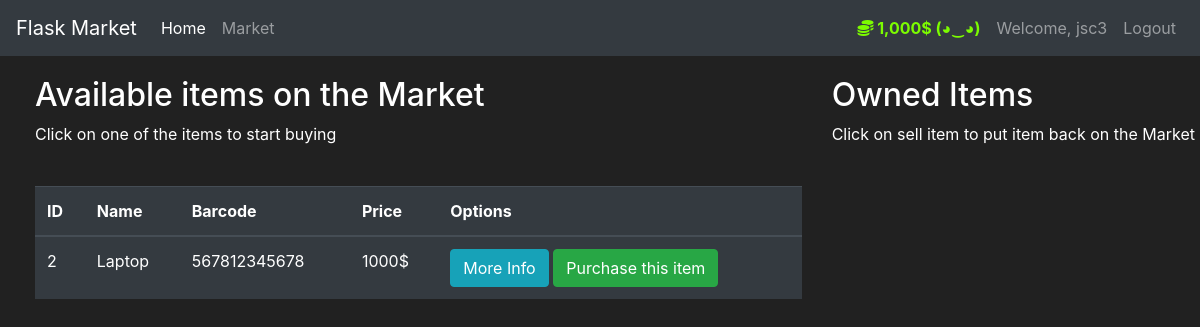
/market (signed in), run on an earlier commit of the app's database.
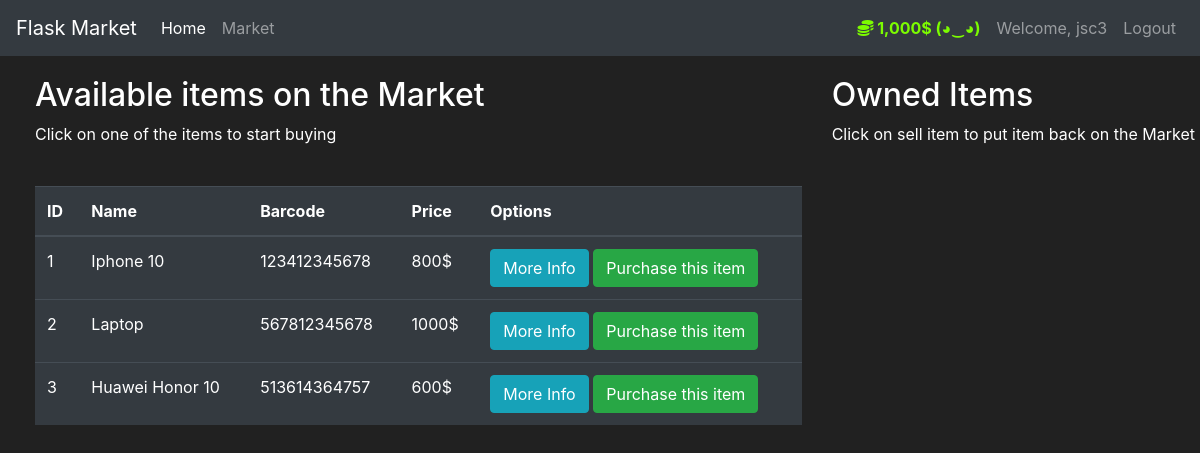
And on a later commit of the database.
### market/models.py (models this page shows, shortened)
class User(db.Model, UserMixin):
    id = db.Column(db.Integer, primary_key=True)
    username = db.Column(db.String(length=30), nullable=False, unique=True)
    email_address = db.Column(db.String(length=50), nullable=False, unique=True)
    password_hash = db.Column(db.String(length=60), nullable=False)
    budget = db.Column(db.Integer(), nullable=False, default=1000)
    items = db.relationship('Item', backref='owned_user', lazy=True)
    @property # ovo ce nam ljepse ispisivati novac (stavljat ce zarez iza svake trece cifre)
    def prettier_budget(self):
        if self.budget == 0:
            return f'{self.budget}$ ¯\_༼ ಥ ‿ ಥ ༽_/¯'
        elif len(str(self.budget)) == 4:
            return f'{str(self.budget)[:-3]},{str(self.budget)[-3:]}$ (◕‿◕)'
        elif len(str(self.budget)) >=5:
            return f'{str(self.budget)[:-3]},{str(self.budget)[-3:]}$ (⊙_⊙)ヽ(°〇°)ﾉ'
        else:
            return f"{self.budget}$ (ﾒ﹏ﾒ)"
    @property #design pattern koji nam dozvoljava da dodamo nove funkcionalnosti na postojeci objekat bez da modifikuje njegovu strukturu
    def password(self):
        return self.password

class Item(db.Model): #buduci da je Item klasa izvedena iz klase Model, to bazi govori da je Item klasa model
    id = db.Column(db.Integer, primary_key=True) #treba pk
    name = db.Column(db.String(length=30), nullable=False, unique=True) #name je kolona u bazi, koja je tipa string
    price = db.Column(db.Integer(), nullable=False)
    barcode = db.Column(db.String(length=12), nullable=False, unique=True)#barcode je string jer se s njim nece
    description = db.Column(db.String(length=1024), nullable=False, unique=True)
    owner = db.Column(db.Integer(), db.ForeignKey('user.id')) #veze se za prvi kolonu u Useru (id)

### market/routes.py (the view, shortened to what this page needs)
@app.route("/market", methods=['GET','POST']) #ok, idemo na market
@login_required # but, ali jesi li loged-in ? rjesenjeu __init__ line12, ugl
def market_page():
    purchase_form = PurchaseItemForm() #ovdje se obavlja kupovina
    selling_form = SellItemForm() #ovdje se obavlja prodaja
    if request.method == "GET":
        items = Item.query.filter_by(owner=None) # lista sve iteme spaseni u bazi
        owned_items = Item.query.filter_by(owner=current_user.id) #lista sve iteme koje logged korisnik posjeduje
        return render_template("market.html", items=items, purchase_form=purchase_form, owned_items=owned_items, selling_form=selling_form)

### market/models.py (called while the page is built)
@login_manager.user_loader
def load_user(user_id):
    return User.query.get(int(user_id))

### market/Templates/market.html (shortened to what this page needs)
{% extends "base.html" %}
{% block content %}
    <div class="row" style="margin-top:20px; margin-left:20px">
        <div class="col-8">
            <h2>Available items on the Market</h2>
            <p>Click on one of the items to start buying</p>
            <br>
            <table class="table table-hover table-dark">
                <thead>
                    <tr>
                        <th scope="col">ID</th>
                        <th scope="col">Name</th>
                        <th scope="col">Barcode</th>
                        <th scope="col">Price</th>
                        <th scope="col">Options</th>
                    </tr>
                </thead>
                <tbody>
                    {% for item in items %}
                    <tr>
                        <td>{{ item.id }}</td>
                        <td>{{ item.name }}</td>
                        <td>{{ item.barcode }}</td>
                        <td>{{ item.price }}$</td>
                        <td>
                            <button class="btn btn-outline btn-info" data-toggle="modal" data-target="#Modal-MoreInfo-{{ item.id }}">More Info</button>
                            <button class="btn btn-outline btn-success" data-toggle="modal" data-target="#Modal-PurchaseConfirm-{{ item.id }}">Purchase this item</button>
                        </td>
                    </tr>
                    {% endfor %}
                </tbody>
            </table>
        </div>
        <div class="col-4">
            <h2>Owned Items</h2>
            <p>Click on sell item to put item back on the Market</p>
            <br>
        </div>
    </div>
{% endblock %}

### market/Templates/base.html (shortened to what this page needs)
<!doctype html>
<html lang="en">
    <head>
      <link rel="stylesheet" href="https://cdn.jsdelivr.net/npm/bootstrap@4.5.3/dist/css/bootstrap.min.css">
    </head>
    <body>
        <nav class="navbar navbar-expand-md navbar-dark bg-dark">
            <a class="navbar-brand" href="#">Flask Market</a>
            <div class="collapse navbar-collapse" id="navbarNav">
                <ul class="navbar-nav mr-auto">
                    <li class="nav-item active">
                        <a class="nav-link" href="{{ url_for('home_page') }}">Home <span class="sr-only">(current)</span></a>
                    </li>
                    <li class="nav-item">
                        <a class="nav-link" href="{{ url_for('market_page') }}">Market</a>
                    </li>
                </ul>
                    {% if current_user.is_authenticated %}
                        <ul class="navbar-nav">
                            <li class="nav-item">
                                <a class="nav-link" style="color: lawngreen; font-weight: bold;">
                                    <i class="fas fa-coins"></i>
                                    {{ current_user.prettier_budget }}
                                </a>
                            </li>
                            <li class="nav-item">
                                <a class="nav-link">Welcome, {{ current_user.username }}</a>
                            </li>
                            <li class="nav-item">
                                <a class="nav-link" href="{{ url_for('logout_page') }}">Logout</a>
                            </li>
                        </ul>
                    {% endif %}
            </div>
        </nav>
        {% block content %}
        {% endblock %}
    </body>
</html>

### market/Templates/base.html (style rules this page uses)
body { background-color: #212121; color: white }

What changed in the data, as far as the page shows it:
now on this page (row edited): Item: id "1", name "Iphone 10", barcode "123412345678", price "800"
added Item: id "3", name "Huawei Honor 10", barcode "513614364757", price "600"
